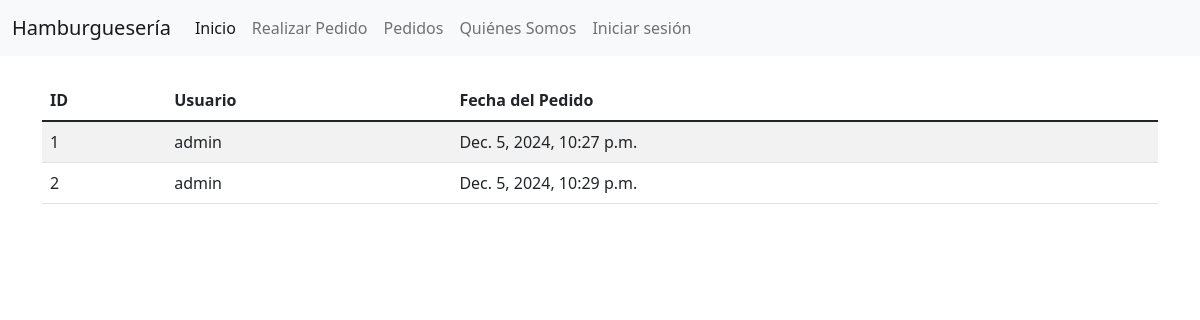
The page /pedidos/lista/ on the database as committed earlier.
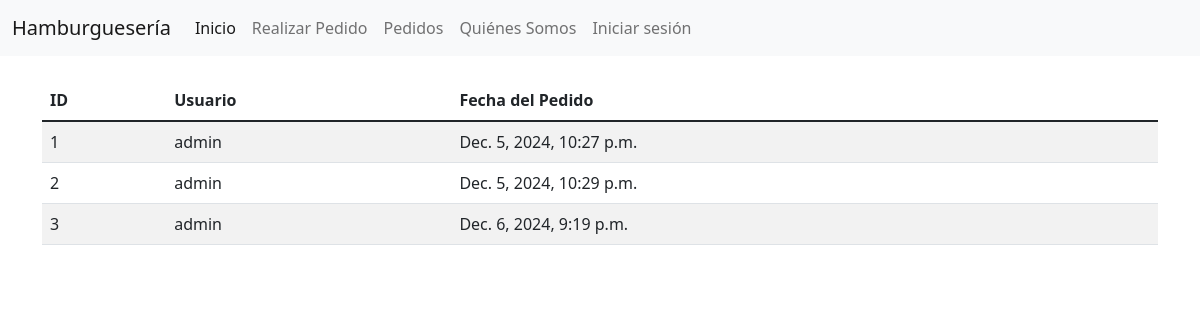
The same page on the database as committed later.
### pedidos/models.py (models this page shows, shortened)
class Pedido(models.Model):
    usuario = models.ForeignKey(User, on_delete=models.CASCADE, default=1)
    hamburguesa = models.ForeignKey(Hamburguesa, on_delete=models.CASCADE)
    cantidad = models.IntegerField()
    fecha_pedido = models.DateTimeField(auto_now_add=True)

### pedidos/views.py (the view)
# urls.py: path('pedidos/lista/', views.lista_pedidos, name='lista_pedidos'),
def lista_pedidos(request):
    pedidos = Pedido.objects.all()
    return render(request, 'pedidos/lista_pedidos.html', {'pedidos': pedidos})

### pedidos/templates/pedidos/lista_pedidos.html (shortened to what this page needs)
{% extends 'base.html' %}
{% block content %}
    <table class="table table-striped">
        <thead>
            <tr>
                <th>ID</th>
                <th>Usuario</th>
                <th>Fecha del Pedido</th>
            </tr>
        </thead>
        <tbody>
            {% for pedido in pedidos %}
                <tr>
                    <td>{{ pedido.id }}</td>
                    <td>{{ pedido.usuario.username }}</td>
                    <td>{{ pedido.fecha_pedido }}</td>
                </tr>
            {% endfor %}
        </tbody>
    </table>
{% endblock %}

Rows that differ between the two databases and show on the page:
added Pedido: id "3", usuario.username "admin", fecha_pedido "Dec. 6, 2024, 9:19 p.m."
